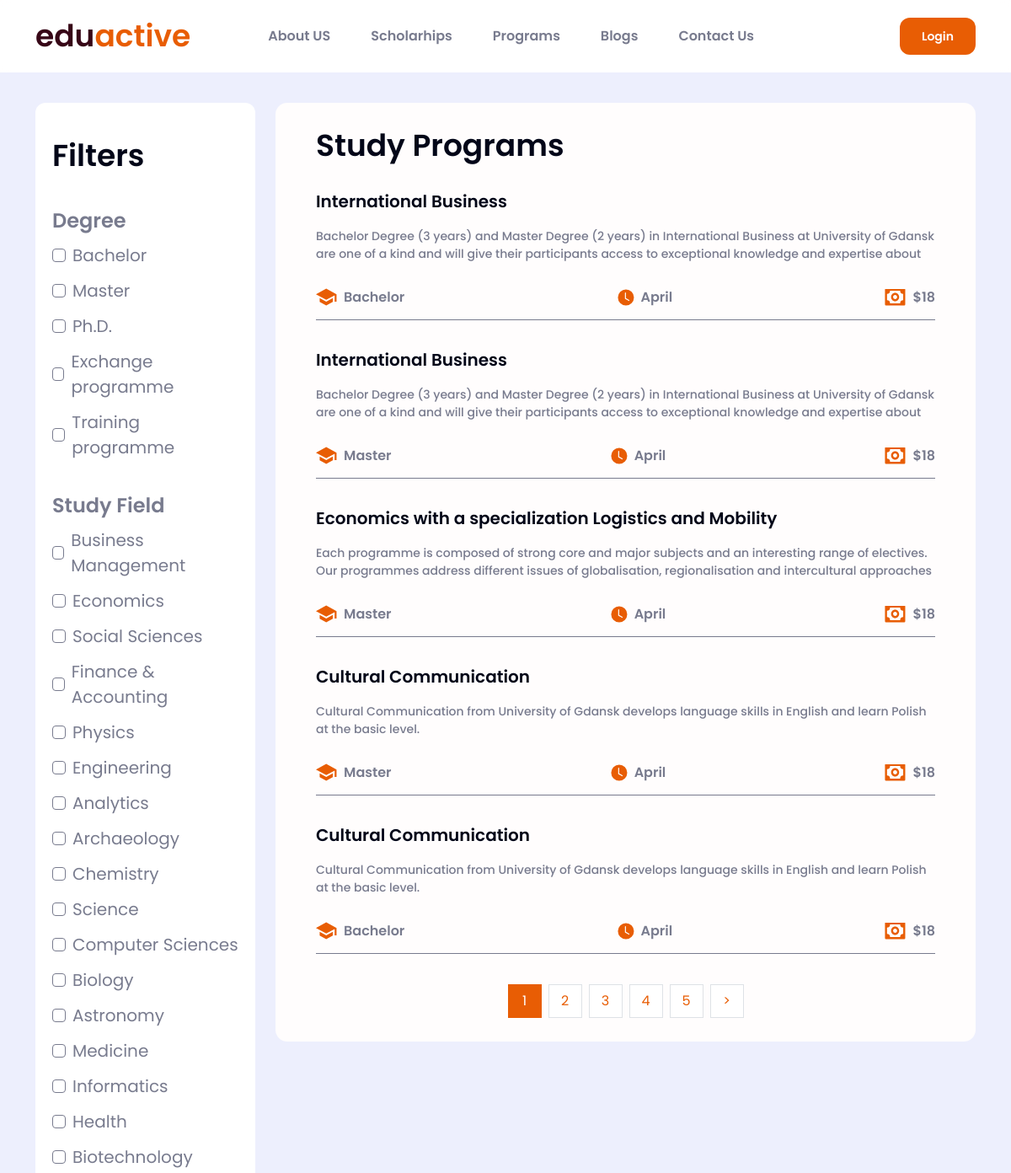
/pages/universities (upper part), run on an earlier commit of the app's database.
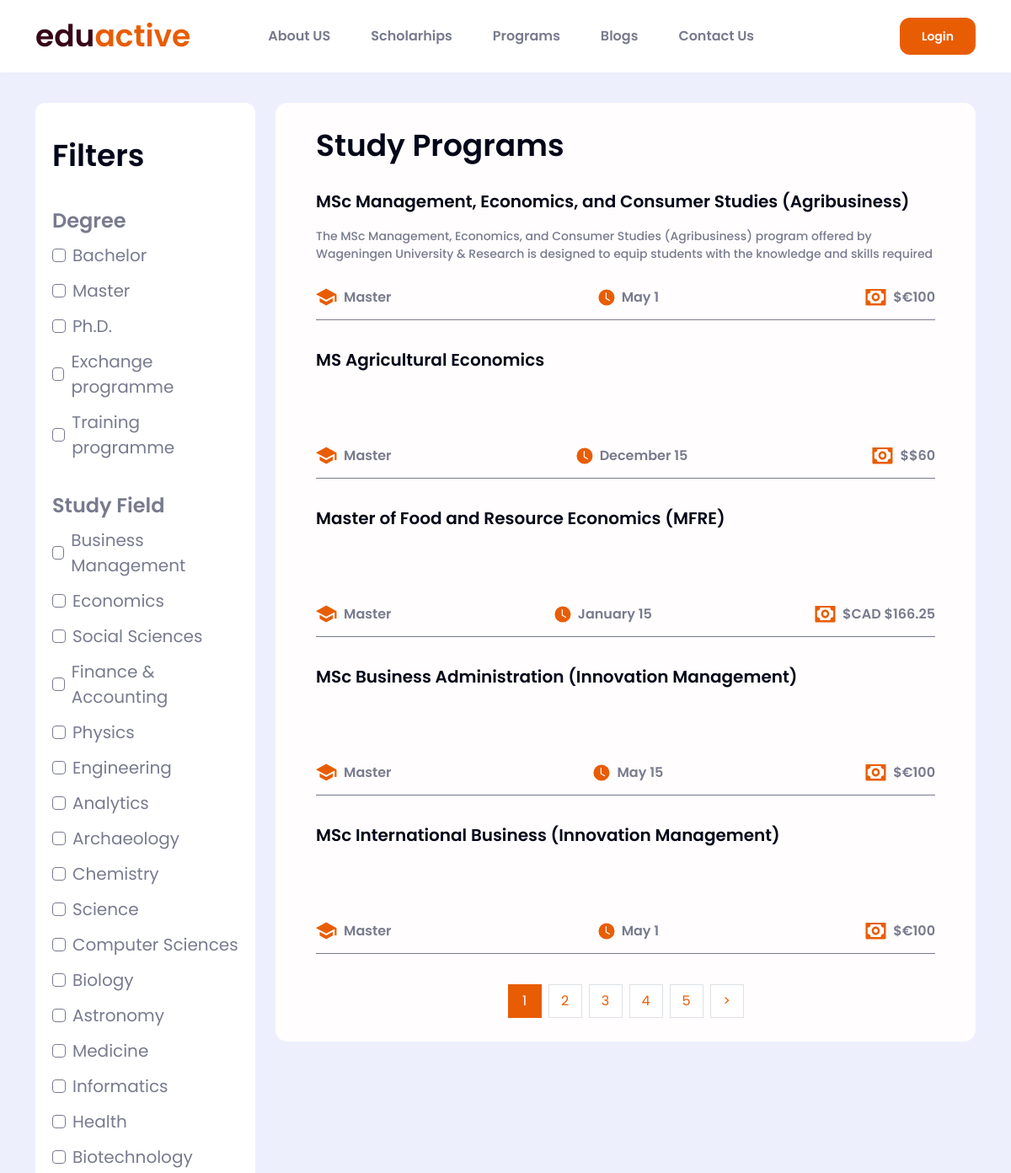
And on a later commit of the database.
### pages/models.py (models this page shows)
class University(models.Model):
    name = models.CharField(max_length=50, blank=True, null=True)
    qs_rank = models.CharField(max_length=50, blank=True, null=True)
    qs_id= models.CharField(max_length=50, blank=True, null=True)
    program = models.CharField(max_length=100, blank=True, null=True)
    study_field = models.CharField(max_length=100, blank=True, null=True,choices=FIELD_CHOICES)
    degree = models.CharField(max_length=100, blank=True, null=True,choices=DEGREE_CHOICES)
    study_duration = models.CharField(max_length=100, blank=True, null=True)
    email = models.EmailField(max_length=254, blank=True, null=True)
    gre = models.CharField(max_length=100, blank=True, null=True)
    gpa = models.CharField(max_length=100, blank=True, null=True)
    ielts = models.CharField(max_length=100, blank=True, null=True)
    toefl = models.CharField(max_length=100, blank=True, null=True)
    gmat = models.CharField(max_length=100, blank=True, null=True)
    fee = models.CharField(max_length=100, blank=True, null=True)
    tution_fee = models.CharField(max_length=100, blank=True, null=True)
    deadline = models.CharField(max_length=500, blank=True, null=True)
    country = models.CharField(max_length=100, blank=True, null=True,choices=REGION_CHOICES)
    state_city = models.CharField(max_length=100, blank=True, null=True)
    city_living_cost = models.CharField(max_length=100, blank=True, null=True)
    bio = models.CharField(max_length=3000, blank=True, null=True)

### pages/views.py (the view)
# urls.py: path('universities', universities, name='universities'),
def universities(request):
    universities = University.objects.all()
    filter_university = ListingFiLtersUniversity(request.GET, queryset=universities)
    universities_1, custom_range= Paginations(request,filter_university.qs)
    if request.method == 'GET':
        filter_degree=request.GET.get('degree')
        filter_region=request.GET.get('region')
        filter_fee_waiver=request.GET.get('fee_waiver')
        filter_study_field=request.GET.get('study_field')
    context  = {
        'universities':universities,
        'filter_university':filter_university,
        'universities_1':universities_1,
        'custom_range':custom_range,
        'filter_degree':filter_degree,
        'filter_region':filter_region,
        'filter_fee_waiver':filter_fee_waiver,
        'filter_study_field':filter_study_field,
    }
    return render(request,'universities.html',context)

### pages/utils.py (called while the page is built)
def Paginations(request, posts):
    page = request.GET.get("page")
    results = 5
    paginator = Paginator(posts, results)
    try:
        posts = paginator.page(page)
    except PageNotAnInteger:
        page = 1
        posts = paginator.page(page)
    except EmptyPage:
        page = paginator.num_pages
        posts = paginator.page(page)
    leftIndex = (int(page)-4)
    if leftIndex < 1:
        leftIndex = 1
    rightIndex = (int(page)+5)
    if rightIndex > paginator.num_pages:
        rightIndex = paginator.num_pages+1
    custom_range = range(leftIndex, rightIndex)
    return posts, custom_range

### templates/universities.html (shortened to what this page needs)
{% extends 'base.html' %}
{% load static %}
{% block main %}
    <div class="dummy-height"></div>
<main class="sections">
  <section class="scholarship">
    <div class="container">
      <div class="scholarship-wrapper">
        <div class="row">
          <div class="col-12 col-lg-4 col-xl-3">
            <div class="scholarship-filter">
              <div class="filter-heading">Filters</div>
              <div class="all-filters">
                <div class="degree-filter filterization">
                  <form method='GET'>
                    <span class="filter-title">Degree</span>
                    {% for degree in filter_university.form.degree %}
                    <div class="form-check d-flex align-items-center">
                        {{degree.tag}}
                        <label class="form-check-label" for="{{degree.id_for_label}}">{{degree.choice_label}}
                        </label>
                    </div>
                    {% endfor %}<br>
                    <span class="filter-title">Study Field</span>
                    {% for  study_field in filter_university.form.study_field  %}
                    <div class="form-check d-flex align-items-center">
                      {{study_field.tag}}
                      <label class="form-check-label" for="{{study_field.id_for_label}}">{{study_field.choice_label}}
                      </label>
                    </div>
                    {% endfor %}
                  </form>
                </div>
              </div>
            </div>
          </div>
          <div class="col-12 col-lg-8 col-xl-9">
            <div class="study-program-wrapper overflow-hidden position-relative">
              <div class="study-programs">
                    <div class="study-programs-heading">
                      Study Programs
                    </div>
                    <div class="study-programs-list">
                      {% for university in universities_1 %}
                      <a class="text-decoration-none" href="{%url 'detail' university.id%}">
                        <div class="study-program-list-item">
                          <h4 class="program-title">
                            {{university.program}}
                          </h4>
                          <p class="program-desc">
                            {{university.bio}}
                          </p>
                          <div
                            class="program-details d-flex align-items-center justify-content-between flex-wrap"
                          >
                            <div class="program-degree d-flex align-items-center">
                              <img
                                src="{% static 'assets/css/icons/others/degree.svg' %}"
                                alt="Program Degree"
                              />
                              <span>{{university.degree}}</span>
                            </div>
                            <div class="program-time d-flex align-items-center">
                              <img
                                src="{% static 'assets/css/icons/others/time.svg' %}"
                                alt="Program Degree"
                              />
                              <span>{{university.deadline}}</span>
                            </div>
                            <div class="program-money d-flex align-items-center">
                              <img
                                src="{% static 'assets/css/icons/others/money.svg' %}"
                                alt="Program Degree"
                              />
                              <span>${{university.fee}}</span>
                            </div>
                          </div>
                        </div>
                      {% endfor %}
                    </div>
                    {% include "partials/__pagination.html" with post=universities_1 %}
              </div>
            </div>
          </div>
        </div>
      </div>
    </div>
  </section>
</main>
{% endblock main %}

### templates/base.html (shortened to what this page needs)
<!DOCTYPE html>
{% load static %}
<html lang="en">
<head>
  <link rel="stylesheet" href="//cdn.jsdelivr.net/npm/alertifyjs@1.13.1/build/css/alertify.min.css" />
  <link rel="stylesheet" href="//cdn.jsdelivr.net/npm/alertifyjs@1.13.1/build/css/themes/default.min.css" />
    <link rel="stylesheet" href="{% static 'assets/css/plugins.min.css' %}">
    <link rel="stylesheet" href="{% static 'assets/css/styles.css' %}">
</head>
<body>
    <header class="header">
        <nav class="navbar navbar-expand-lg">
            <div class="container">
              <a class="navbar-brand" title="Home" href="{% url 'landing'%}">edu<span>active</span></a>
              <div class="collapse navbar-collapse" id="navbarSupportedContent">
                <ul class="navbar-nav me-lg-auto mb-md-2 mb-lg-0">
                  <li class="nav-item">
                    <a class="nav-link" title="About" href="{% url 'landing'%}#aboutUsSection">About US</a>
                  </li>
                  <li class="nav-item">
                    <a class="nav-link" title="Scholarships" href="{%url 'scholarships' %}">Scholarhips</a>
                  </li>
                  <li class="nav-item">
                    <a class="nav-link" title="Scholarships" href="{%url 'universities' %}">Programs</a>
                  </li>
                  <li class="nav-item">
                    <a class="nav-link" title="Blog" href="{%url 'blogs' %}">Blogs</a>
                  </li>
                  <li class="nav-item">
                    <a class="nav-link" title="Contact" href="{%url 'landing' %}#contactUsSection">Contact Us</a>
                  </li>
                </ul>
                {% if user.is_authenticated %}
                <style>
                  .menu {
                    list-style: none;
                    margin: 0;
                    padding: 0;
                    display: flex;
                    justify-content: space-between;
                  }
                  .menu li {
                    position: relative;
                  }
                  .menu li a {
                    display: block;
                    padding: 10px;
                    color: white;
                    text-decoration: none;
                  }
                  .menu li:hover {
                    background-color: white;
                  }
                  .menu li:hover > a {
                    color: orange;
                  }
                  .dropdown {
                    position: absolute;
                    top: 100%;
                    left: 0;
                    background-color: white;
                    display: none;
                    padding: 0;
                    margin: 0;
                    box-shadow: 0px 8px 16px rgba(0,0,0,0.2);
                    list-style: none;
                    width:150px
                  }
                  .dropdown li {
                    width: 100%;
                  }
                  .dropdown li a {
                    display: block;
                    padding: 10px;
                    color: black;
                    text-decoration: none;
                  }
                  .menu li:hover .dropdown {
                    display: block;
                  }</style>
              <ul class="menu">
                <li>
                  <a class="text-decoration-none profile-link" title="Profile" href="{% url 'profile' %}">
                    <img src="{% static 'assets/css/icons/others/profile.svg' %}" alt="Profile">
                  </a>
                  <ul class="dropdown">
                    {% comment %} <li><a href="{% url 'log_out' %}">Cv and ML</a></li>
                    <hr> {% endcomment %}
                    <li><a href="{% url 'log_out' %}">Logout</a></li>
                  </ul>
                </li>
              </ul>
                {% else %}
                <a class="cs-btn login-link" href="{% url 'authenticate'%}" title="Login">Login</a>
                {% endif %}
              </div>
            </div>
          </nav>
    </header>
{% block main %}
{% endblock main %}
</body>
</html>

### templates/partials/__pagination.html (shortened to what this page needs)
<div class="pagination d-flex align-items-center justify-content-center">
    {% for page in custom_range %}
    {% if page == post.number %}
    <a href="?page={{ page }} " class="active page-link m-1 d-flex align-items-center justify-content-center p-0"
      data-page="{{page}}">{{page}}</a>
    {% else %}
    <a href="?page={{ page }}" class="page-link m-1 d-flex align-items-center justify-content-center p-0"
      data-page="{{page}}" >{{page}}</a>
    {% endif %}
    {% endfor %}
    {% if post.has_next %}
    <a href="?page={{ post.next_page_number }}"
      data-page="{{ post.next_page_number}}" class="page-link m-1 d-flex align-items-center justify-content-center p-0" > > </a>
    {% endif %}
  </div>

### static/assets/css/styles.css (style rules this page uses)
:root { --eduactive-color-1: #370617; --eduactive-color-2: #e85d04; --black: #020618; --gray-soft: #edeffd; --gray: #787b8e; --gray-2: #424349; --gray-3: #3c373a; --gray-4: #292a2f; --white: #fffdfd; --white-2: #fbfbfd; --system-right: #138610; --system-wrong: #e01515; --system-wrong-2: #d00000; --system-issue: #ffba08; --transition: all 300ms ease-out; }
body { background: var(--white); }
.cs-btn { border: 2px solid transparent; border-radius: 12px; padding: 8px 24px; font: 14px Poppins-SemiBold; line-height: 24px; text-align: center; background-color: var(--eduactive-color-2); color: var(--white); transition: var(--transition); cursor: pointer; text-decoration: none; }
.header { background: rgba(255, 255, 255, 0.7); -webkit-backdrop-filter: blur(6px); backdrop-filter: blur(6px); position: fixed; width: 100%; top: 0; z-index: 800; }
.header .navbar { padding: 11px 0; }
.header .navbar-brand { margin-right: 52px; font: 36px Poppins-SemiBold; line-height: 54px; color: var(--eduactive-color-1); }
.header .navbar-brand span { color: var(--eduactive-color-2); font: inherit; }
.header .nav-link { font: 16px Poppins-SemiBold; line-height: 24px; color: var(--gray); margin-left: 32px; transition: var(--transition); }
.dummy-height { height: 86px; }
.scholarship { padding: 36px 0 50px 0; background-color: var(--gray-soft); min-height: 90vh; }
.scholarship-filter { background: #ffffff; border-radius: 12px; padding: 36px 20px; margin-bottom: 16px; }
.filter-heading { font: 36px Poppins-SemiBold; line-height: 54px; color: var(--black); margin-bottom: 32px; }
.filter-title { font: 24px Poppins-SemiBold; line-height: 36px; color: var(--gray); display: inline-block; margin-bottom: 8px; }
.all-filters .filterization { margin-bottom: 32px; }
.all-filters .form-check { margin-bottom: 12px; }
.all-filters .form-check-input { margin-top: 0; cursor: pointer; border: 1px solid #787b8e; border-radius: 4px; transition: var(--transition); }
.all-filters .form-check-label { cursor: pointer; padding-left: 8px; font: 20px Poppins-Regular; line-height: 30px; color: var(--gray); transition: var(--transition); }
.study-programs { background: #fffdfd; border-radius: 14px; padding: 24px 48px; overflow: hidden; }
.study-programs-heading { font: 36px Poppins-SemiBold; line-height: 54px; color: var(--black); text-transform: capitalize; margin-bottom: 24px; }
.study-program-list-item { margin-bottom: 32px; border-bottom: 1px solid #787b8e; padding-bottom: 16px; }
.program-title { font: 20px Poppins-SemiBold; line-height: 30px; color: var(--black); padding: 0; margin-bottom: 16px; text-overflow: ellipsis; white-space: nowrap; overflow: hidden; }
.program-desc { font: 14px Poppins-Medium; line-height: 21px; color: var(--gray); margin: 0 0 32px 0; padding: 0; height: 40px; overflow: hidden; text-overflow: ellipsis; -webkit-line-clamp: 2; -webkit-box-orient: block-axis; display: webkit-box; }
.program-degree span { font: 16px Poppins-SemiBold; line-height: 20px; color: var(--gray); padding-left: 8px; }
.program-degree img { width: 25px; height: 21px; -o-object-fit: cover; object-fit: cover; }
.program-time span { font: 16px Poppins-SemiBold; line-height: 20px; color: var(--gray); padding-left: 8px; }
.program-time img { width: 20px; height: 20px; -o-object-fit: cover; object-fit: cover; }
.program-money span { font: 16px Poppins-SemiBold; line-height: 20px; color: var(--gray); padding-left: 8px; }
.program-money img { width: 25px; height: 20px; -o-object-fit: cover; object-fit: cover; }
.page-link { color: #e85d04; width: 40px; height: 40px; }
.page-link.active { background-color: #e85d04; border-color: #e85d04; color: #fff; }

What changed in the data, as far as the page shows it:
removed University: program "International Business", bio "Bachelor Degree (3 years) and Master Degree (2 years) in International Business at University of Gdansk are one of a kind and will give their participants access to exceptional knowledge and expertise…", degree "Bachelor", deadline "April", fee "18"
removed University: program "International Business", bio "Bachelor Degree (3 years) and Master Degree (2 years) in International Business at University of Gdansk are one of a kind and will give their participants access to exceptional knowledge and expertise…", degree "Master", deadline "April", fee "18"
removed University: program "Economics with a specialization Logistics and Mobility", bio "Each programme is composed of strong core and major subjects and an interesting range of electives. Our programmes address different issues of globalisation, regionalisation and intercultural…", degree "Master", deadline "April", fee "18"
removed University: program "Cultural Communication", bio "Cultural Communication from University of Gdansk develops language skills in English and learn Polish at the basic level.", degree "Master", deadline "April", fee "18"
removed University: program "Cultural Communication", bio "Cultural Communication from University of Gdansk develops language skills in English and learn Polish at the basic level.", degree "Bachelor", deadline "April", fee "18"
added University: program "MSc Management, Economics, and Consumer Studies (Agribusiness)", bio "The MSc Management, Economics, and Consumer Studies (Agribusiness) program offered by Wageningen University & Research is designed to equip students with the knowledge and skills…", degree "Master", deadline "May 1", fee "€100"
added University: program "MS Agricultural Economics", degree "Master", deadline "December 15", fee "$60"
added University: program "Master of Food and Resource Economics (MFRE)", degree "Master", deadline "January 15", fee "CAD $166.25"
added University: program "MSc Business Administration (Innovation Management)", degree "Master", deadline "May 15", fee "€100"
added University: program "MSc International Business (Innovation Management)", degree "Master", deadline "May 1", fee "€100"
